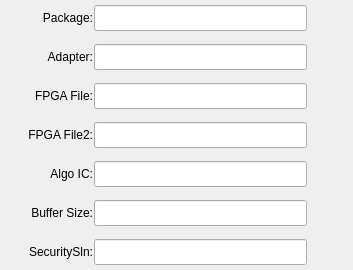
          <widget class="QWidget" name="widget_2" native="true">
           <layout class="QVBoxLayout" name="verticalLayout_2">
            <property name="spacing">
             <number>3</number>
            </property>
            <property name="leftMargin">
             <number>3</number>
            </property>
            <property name="topMargin">
             <number>0</number>
            </property>
            <property name="rightMargin">
             <number>6</number>
            </property>
            <property name="bottomMargin">
             <number>0</number>
            </property>
            <item>
             <widget class="QWidget" name="widget_11" native="true">
              <property name="minimumSize">
               <size>
                <width>0</width>
                <height>36</height>
               </size>
              </property>
              <property name="maximumSize">
               <size>
                <width>16777215</width>
                <height>36</height>
               </size>
              </property>
              <layout class="QHBoxLayout" name="horizontalLayout_15">
               <property name="spacing">
                <number>1</number>
               </property>
               <property name="leftMargin">
                <number>0</number>
               </property>
               <property name="topMargin">
                <number>0</number>
               </property>
               <property name="rightMargin">
                <number>0</number>
               </property>
               <property name="bottomMargin">
                <number>0</number>
               </property>
               <item>
                <widget class="QLabel" name="packageText">
                 <property name="minimumSize">
                  <size>
                   <width>90</width>
                   <height>18</height>
                  </size>
                 </property>
                 <property name="maximumSize">
                  <size>
                   <width>90</width>
                   <height>18</height>
                  </size>
                 </property>
                 <property name="text">
                  <string>Package:</string>
                 </property>
                 <property name="alignment">
                  <set>Qt::AlignRight|Qt::AlignTrailing|Qt::AlignVCenter</set>
                 </property>
                </widget>
               </item>
               <item>
                <widget class="QLineEdit" name="packageEdit">
                 <property name="minimumSize">
                  <size>
                   <width>213</width>
                   <height>26</height>
                  </size>
                 </property>
                 <property name="maximumSize">
                  <size>
                   <width>213</width>
                   <height>26</height>
                  </size>
                 </property>
                 <property name="readOnly">
                  <bool>true</bool>
                 </property>
                </widget>
               </item>
               <item>
                <spacer name="horizontalSpacer_10">
                 <property name="orientation">
                  <enum>Qt::Horizontal</enum>
                 </property>
                 <property name="sizeHint" stdset="0">
                  <size>
                   <width>40</width>
                   <height>20</height>
                  </size>
                 </property>
                </spacer>
               </item>
              </layout>
             </widget>
            </item>
            <item>
             <widget class="QWidget" name="widget_12" native="true">
              <property name="minimumSize">
               <size>
                <width>0</width>
                <height>36</height>
               </size>
              </property>
              <property name="maximumSize">
               <size>
                <width>16777215</width>
                <height>36</height>
               </size>
              </property>
              <layout class="QHBoxLayout" name="horizontalLayout_16">
               <property name="spacing">
                <number>1</number>
               </property>
               <property name="leftMargin">
                <number>0</number>
               </property>
               <property name="topMargin">
                <number>0</number>
               </property>
               <property name="rightMargin">
                <number>0</number>
               </property>
               <property name="bottomMargin">
                <number>0</number>
               </property>
               <item>
                <widget class="QLabel" name="adapterText">
                 <property name="minimumSize">
                  <size>
                   <width>90</width>
                   <height>18</height>
                  </size>
                 </property>
                 <property name="maximumSize">
                  <size>
                   <width>90</width>
                   <height>18</height>
                  </size>
                 </property>
                 <property name="text">
                  <string>Adapter:</string>
                 </property>
                 <property name="alignment">
                  <set>Qt::AlignRight|Qt::AlignTrailing|Qt::AlignVCenter</set>
                 </property>
                </widget>
               </item>
               <item>
                <widget class="QLineEdit" name="adapterEdit">
                 <property name="minimumSize">
                  <size>
                   <width>213</width>
                   <height>26</height>
                  </size>
                 </property>
                 <property name="maximumSize">
                  <size>
                   <width>213</width>
                   <height>26</height>
                  </size>
                 </property>
                 <property name="readOnly">
                  <bool>true</bool>
                 </property>
                </widget>
               </item>
               <item>
                <spacer name="horizontalSpacer_11">
                 <property name="orientation">
                  <enum>Qt::Horizontal</enum>
                 </property>
                 <property name="sizeHint" stdset="0">
                  <size>
                   <width>40</width>
                   <height>20</height>
                  </size>
                 </property>
                </spacer>
               </item>
              </layout>
             </widget>
            </item>
            <item>
             <widget class="QWidget" name="widget_13" native="true">
              <property name="minimumSize">
               <size>
                <width>0</width>
                <height>36</height>
               </size>
              </property>
              <property name="maximumSize">
               <size>
                <width>16777215</width>
                <height>36</height>
               </size>
              </property>
              <layout class="QHBoxLayout" name="horizontalLayout_17">
               <property name="spacing">
                <number>1</number>
               </property>
               <property name="leftMargin">
                <number>0</number>
               </property>
               <property name="topMargin">
                <number>0</number>
               </property>
               <property name="rightMargin">
                <number>0</number>
               </property>
               <property name="bottomMargin">
                <number>0</number>
               </property>
               <item>
                <widget class="QLabel" name="FPGAFileText">
                 <property name="minimumSize">
                  <size>
                   <width>90</width>
                   <height>18</height>
                  </size>
                 </property>
                 <property name="maximumSize">
                  <size>
                   <width>90</width>
                   <height>18</height>
                  </size>
                 </property>
                 <property name="text">
                  <string>FPGA File:</string>
                 </property>
                 <property name="alignment">
                  <set>Qt::AlignRight|Qt::AlignTrailing|Qt::AlignVCenter</set>
                 </property>
                </widget>
               </item>
               <item>
                <widget class="QLineEdit" name="FPGAFileEdit">
                 <property name="minimumSize">
                  <size>
                   <width>213</width>
                   <height>26</height>
                  </size>
                 </property>
                 <property name="maximumSize">
                  <size>
                   <width>213</width>
                   <height>26</height>
                  </size>
                 </property>
                 <property name="readOnly">
                  <bool>true</bool>
                 </property>
                </widget>
               </item>
               <item>
                <spacer name="horizontalSpacer_12">
                 <property name="orientation">
                  <enum>Qt::Horizontal</enum>
                 </property>
                 <property name="sizeHint" stdset="0">
                  <size>
                   <width>40</width>
                   <height>20</height>
                  </size>
                 </property>
                </spacer>
               </item>
              </layout>
             </widget>
            </item>
            <item>
             <widget class="QWidget" name="widget_14" native="true">
              <property name="minimumSize">
               <size>
                <width>0</width>
                <height>36</height>
               </size>
              </property>
              <property name="maximumSize">
               <size>
                <width>16777215</width>
                <height>36</height>
               </size>
              </property>
              <layout class="QHBoxLayout" name="horizontalLayout_18">
               <property name="spacing">
                <number>1</number>
               </property>
               <property name="leftMargin">
                <number>0</number>
               </property>
               <property name="topMargin">
                <number>0</number>
               </property>
               <property name="rightMargin">
                <number>0</number>
               </property>
               <property name="bottomMargin">
                <number>0</number>
               </property>
               <item>
                <widget class="QLabel" name="FPGAFile2Text">
                 <property name="minimumSize">
                  <size>
                   <width>90</width>
                   <height>18</height>
                  </size>
                 </property>
                 <property name="maximumSize">
                  <size>
                   <width>90</width>
                   <height>18</height>
                  </size>
                 </property>
                 <property name="text">
                  <string>FPGA File2:</string>
                 </property>
                 <property name="alignment">
                  <set>Qt::AlignRight|Qt::AlignTrailing|Qt::AlignVCenter</set>
                 </property>
                </widget>
               </item>
               <item>
                <widget class="QLineEdit" name="FPGAFile2Edit">
                 <property name="minimumSize">
                  <size>
                   <width>213</width>
                   <height>26</height>
                  </size>
                 </property>
                 <property name="maximumSize">
                  <size>
                   <width>213</width>
                   <height>26</height>
                  </size>
                 </property>
                 <property name="readOnly">
                  <bool>true</bool>
                 </property>
                </widget>
               </item>
               <item>
                <spacer name="horizontalSpacer_13">
                 <property name="orientation">
                  <enum>Qt::Horizontal</enum>
                 </property>
                 <property name="sizeHint" stdset="0">
                  <size>
                   <width>40</width>
                   <height>20</height>
                  </size>
                 </property>
                </spacer>
               </item>
              </layout>
             </widget>
            </item>
            <item>
             <widget class="QWidget" name="widget_15" native="true">
              <property name="minimumSize">
               <size>
                <width>0</width>
                <height>36</height>
               </size>
              </property>
              <property name="maximumSize">
               <size>
                <width>16777215</width>
                <height>36</height>
               </size>
              </property>
              <layout class="QHBoxLayout" name="horizontalLayout_19">
               <property name="spacing">
                <number>1</number>
               </property>
               <property name="leftMargin">
                <number>0</number>
               </property>
               <property name="topMargin">
                <number>0</number>
               </property>
               <property name="rightMargin">
                <number>0</number>
               </property>
               <property name="bottomMargin">
                <number>0</number>
               </property>
               <item>
                <widget class="QLabel" name="algoICText">
                 <property name="minimumSize">
                  <size>
                   <width>90</width>
                   <height>18</height>
                  </size>
                 </property>
                 <property name="maximumSize">
                  <size>
                   <width>90</width>
                   <height>18</height>
                  </size>
                 </property>
                 <property name="text">
                  <string>Algo IC:</string>
                 </property>
                 <property name="alignment">
                  <set>Qt::AlignRight|Qt::AlignTrailing|Qt::AlignVCenter</set>
                 </property>
                </widget>
               </item>
               <item>
                <widget class="QLineEdit" name="algoICEdit">
                 <property name="minimumSize">
                  <size>
                   <width>213</width>
                   <height>26</height>
                  </size>
                 </property>
                 <property name="maximumSize">
                  <size>
                   <width>213</width>
                   <height>26</height>
                  </size>
                 </property>
                 <property name="readOnly">
                  <bool>true</bool>
                 </property>
                </widget>
               </item>
               <item>
                <spacer name="horizontalSpacer_14">
                 <property name="orientation">
                  <enum>Qt::Horizontal</enum>
                 </property>
                 <property name="sizeHint" stdset="0">
                  <size>
                   <width>40</width>
                   <height>20</height>
                  </size>
                 </property>
                </spacer>
               </item>
              </layout>
             </widget>
            </item>
            <item>
             <widget class="QWidget" name="widget_16" native="true">
              <property name="minimumSize">
               <size>
                <width>0</width>
                <height>36</height>
               </size>
              </property>
              <property name="maximumSize">
               <size>
                <width>16777215</width>
                <height>36</height>
               </size>
              </property>
              <layout class="QHBoxLayout" name="horizontalLayout_20">
               <property name="spacing">
                <number>1</number>
               </property>
               <property name="leftMargin">
                <number>0</number>
               </property>
               <property name="topMargin">
                <number>0</number>
               </property>
               <property name="rightMargin">
                <number>0</number>
               </property>
               <property name="bottomMargin">
                <number>0</number>
               </property>
               <item>
                <widget class="QLabel" name="bufferSizeText">
                 <property name="minimumSize">
                  <size>
                   <width>90</width>
                   <height>18</height>
                  </size>
                 </property>
                 <property name="maximumSize">
                  <size>
                   <width>90</width>
                   <height>18</height>
                  </size>
                 </property>
                 <property name="text">
                  <string>Buffer Size:</string>
                 </property>
                 <property name="alignment">
                  <set>Qt::AlignRight|Qt::AlignTrailing|Qt::AlignVCenter</set>
                 </property>
                </widget>
               </item>
               <item>
                <widget class="QLineEdit" name="bufferSizeEdit">
                 <property name="minimumSize">
                  <size>
                   <width>213</width>
                   <height>26</height>
                  </size>
                 </property>
                 <property name="maximumSize">
                  <size>
                   <width>213</width>
                   <height>26</height>
                  </size>
                 </property>
                 <property name="readOnly">
                  <bool>true</bool>
                 </property>
                </widget>
               </item>
               <item>
                <spacer name="horizontalSpacer_15">
                 <property name="orientation">
                  <enum>Qt::Horizontal</enum>
                 </property>
                 <property name="sizeHint" stdset="0">
                  <size>
                   <width>40</width>
                   <height>20</height>
                  </size>
                 </property>
                </spacer>
               </item>
              </layout>
             </widget>
            </item>
            <item>
             <widget class="QWidget" name="widget_10" native="true">
              <property name="minimumSize">
               <size>
                <width>0</width>
                <height>36</height>
               </size>
              </property>
              <property name="maximumSize">
               <size>
                <width>16777215</width>
                <height>36</height>
               </size>
              </property>
              <layout class="QHBoxLayout" name="horizontalLayout_14">
               <property name="spacing">
                <number>1</number>
               </property>
               <property name="leftMargin">
                <number>0</number>
               </property>
               <property name="topMargin">
                <number>0</number>
               </property>
               <property name="rightMargin">
                <number>0</number>
               </property>
               <property name="bottomMargin">
                <number>0</number>
               </property>
               <item>
                <widget class="QLabel" name="securitySlnText">
                 <property name="minimumSize">
                  <size>
                   <width>90</width>
                   <height>18</height>
                  </size>
                 </property>
                 <property name="maximumSize">
                  <size>
                   <width>90</width>
                   <height>18</height>
                  </size>
                 </property>
                 <property name="text">
                  <string>SecuritySln:</string>
                 </property>
                 <property name="alignment">
                  <set>Qt::AlignRight|Qt::AlignTrailing|Qt::AlignVCenter</set>
                 </property>
                </widget>
               </item>
               <item>
                <widget class="QLineEdit" name="securitySlnEdit">
                 <property name="minimumSize">
                  <size>
                   <width>213</width>
                   <height>26</height>
                  </size>
                 </property>
                 <property name="maximumSize">
                  <size>
                   <width>213</width>
                   <height>26</height>
                  </size>
                 </property>
                 <property name="readOnly">
                  <bool>true</bool>
                 </property>
                </widget>
               </item>
               <item>
                <spacer name="horizontalSpacer_9">
                 <property name="orientation">
                  <enum>Qt::Horizontal</enum>
                 </property>
                 <property name="sizeHint" stdset="0">
                  <size>
                   <width>40</width>
                   <height>20</height>
                  </size>
                 </property>
                </spacer>
               </item>
              </layout>
             </widget>
            </item>
           </layout>
          </widget>
